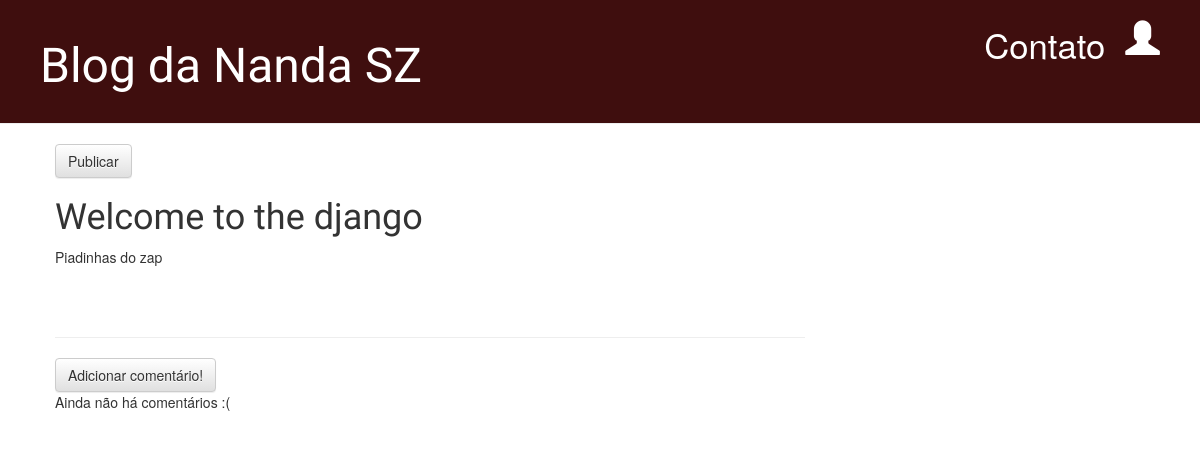
/post/7/, run on an earlier commit of the app's database.
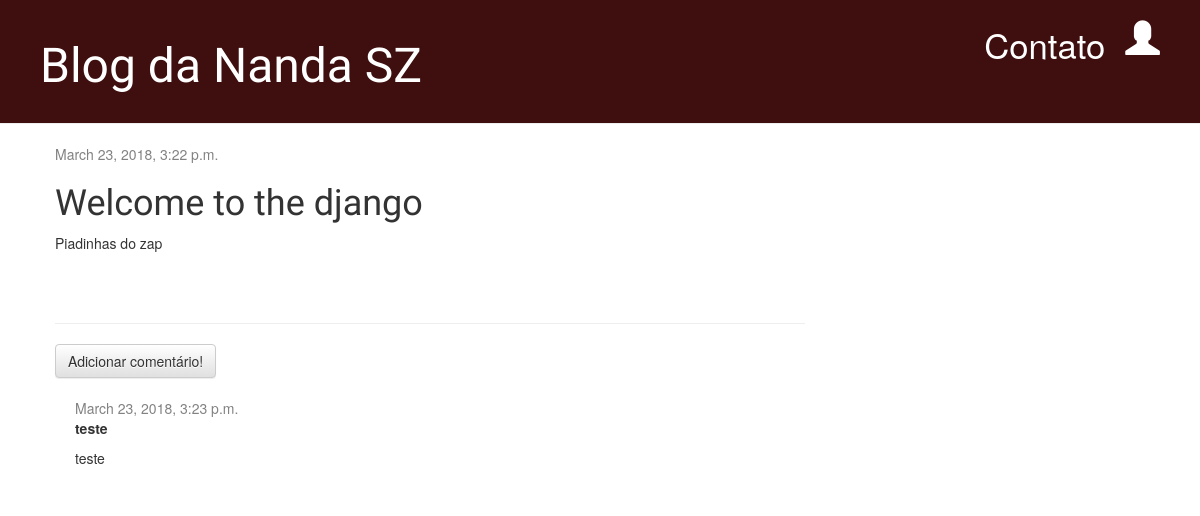
And on a later commit of the database.
### blog/models.py (models this page shows, shortened)
class Post(models.Model):
    author = models.ForeignKey('auth.User', on_delete=models.CASCADE)
    title = models.CharField(max_length=200)
    text = models.TextField()
    created_date = models.DateTimeField(
            default=timezone.now)
    published_date = models.DateTimeField(
            blank=True, null=True)

class Comment(models.Model):
    post = models.ForeignKey('blog.Post', related_name='comments')
    author = models.CharField(max_length=200)
    text = models.TextField()
    created_date = models.DateTimeField(default=timezone.now)
    approved_comment = models.BooleanField(default=False)

### blog/views.py (the view)
# urls.py: url(r'^post/(?P<pk>\d+)/$', views.post_detail, name='post_detail'),
def post_detail(request, pk):
    post = get_object_or_404(Post, pk=pk)
    return render(request, 'blog/post_detail.html', {'post': post})

### blog/templates/blog/post_detail.html (shortened to what this page needs)
{% extends 'blog/base.html' %}
{% block content %}
    <div class="post">
        {% if post.published_date %}
   			<div class="date">
        		{{ post.published_date }}
    		</div>
		{% else %}
    		<a class="btn btn-default" href="{% url 'post_publish' pk=post.pk %}">Publicar</a>
		{% endif %}
        <h1>{{ post.title }}</h1>
        <p>{{ post.text|linebreaksbr }}</p>
    </div>
    <hr>
    <a class="btn btn-default" href="{% url 'add_comment_to_post' pk=post.pk %}">Adicionar comentário!</a>
    {% for comment in post.comments.all %}
        {% if user.is_authenticated or comment.approved_comment %}
        <div class="comment">
            <div class="date">
                {{ comment.created_date }}
            </div>
            <strong>{{ comment.author }}</strong>
            <p>{{ comment.text|linebreaks }}</p>
        </div>
        {% endif %}
    {% empty %}
        <p>Ainda não há comentários :(</p>
    {% endfor %}
{% endblock %}

What changed in the data, as far as the page shows it:
changed Post "Welcome to the django": published_date (not shown) → "March 23, 2018, 3:22 p.m."
added Comment: created_date "March 23, 2018, 3:23 p.m.", author "teste", text "teste"
Also different on the page:
text no longer shown: "Publicar Ainda não há comentários :("
